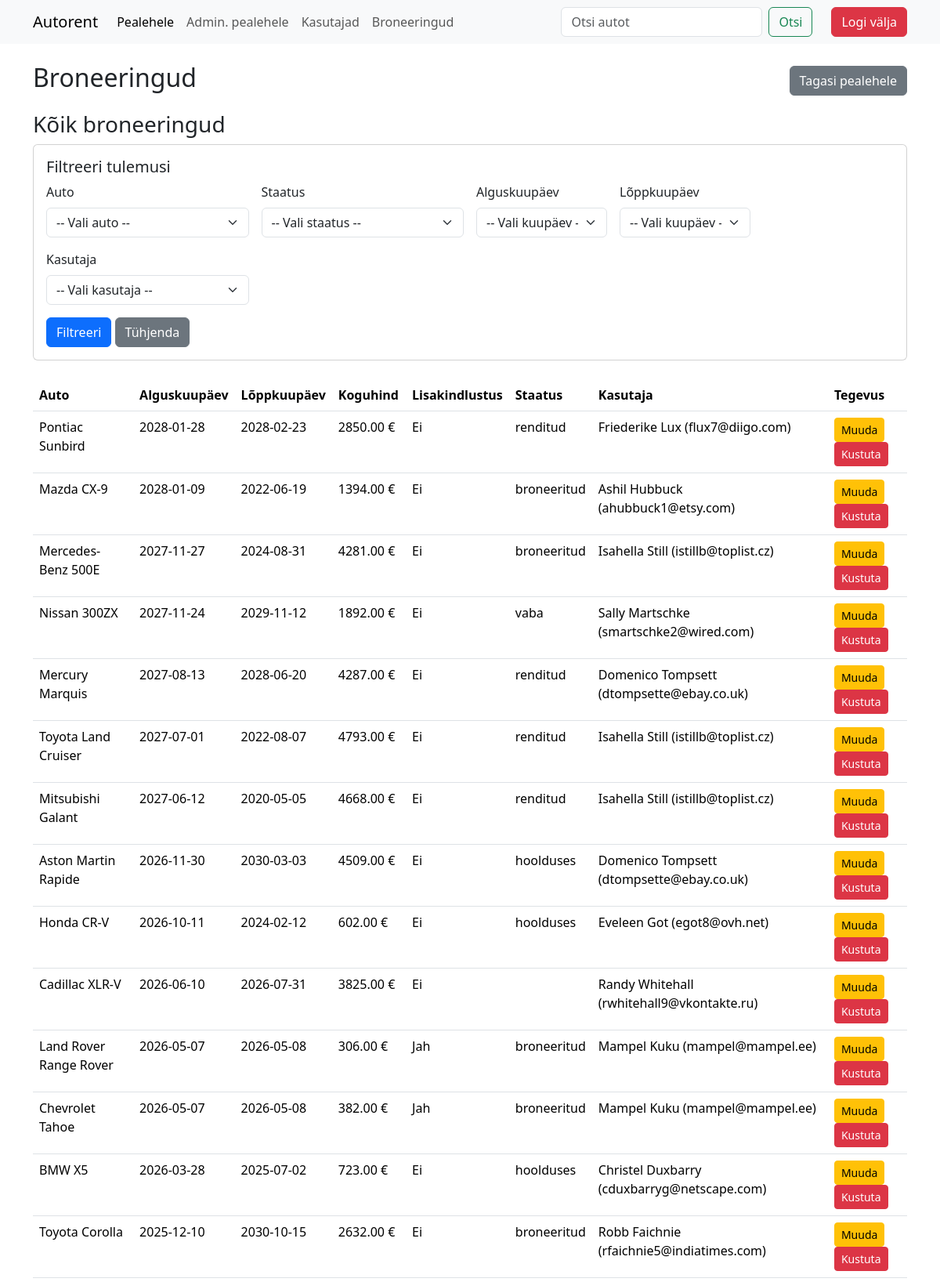
/admin/my_rentals.php (signed in, upper part), run on the app's committed database.
### tables this page shows
CREATE TABLE `reservations` (
  `id` int(11) NOT NULL,
  `user_id` int(11) NOT NULL,
  `car_id` int(11) NOT NULL,
  `start_date` date NOT NULL,
  `end_date` date NOT NULL,
  `insurance` enum('jah','ei') NOT NULL,
  `total_price` decimal(10,2) NOT NULL,
  `status` enum('vaba','broneeritud','renditud','hoolduses') DEFAULT 'vaba',
  `created_at` timestamp NULL DEFAULT current_timestamp(),
  `lisakindlustus` enum('jah','ei') NOT NULL DEFAULT 'ei'
);

CREATE TABLE `cars` (
  `id` int(4) NOT NULL,
  `mark` varchar(255) NOT NULL,
  `model` varchar(255) NOT NULL,
  `engine` varchar(255) NOT NULL,
  `fuel` enum('bensiin','diisel','elekter','hübriid','gaas') NOT NULL,
  `price` int(4) NOT NULL,
  `image` varchar(255) NOT NULL,
  `year` year(4) NOT NULL,
  `transmission` enum('automaat','poolautomaat','manuaalne') NOT NULL,
  `seats` int(1) NOT NULL,
  `description` varchar(255) NOT NULL,
  `status` enum('vaba','broneeritud','rendidud','hoolduses') NOT NULL
);

CREATE TABLE `users` (
  `id` int(11) NOT NULL,
  `role` enum('administraator','kasutaja','lugeja') NOT NULL DEFAULT 'kasutaja',
  `first_name` varchar(50) NOT NULL,
  `last_name` varchar(50) NOT NULL,
  `email` varchar(100) NOT NULL,
  `phone` varchar(20) DEFAULT NULL,
  `password_hash` varchar(255) NOT NULL,
  `created_at` timestamp NULL DEFAULT current_timestamp()
);

### admin/my_rentals.php (the view, shortened to what this page needs)
<?php include('../config.php'); ?>
<?php include('../header.php'); ?>
<div class="container">
    <div class="d-flex justify-content-between align-items-center mb-3">
        <h2>Broneeringud</h2>
        <a href="<?php echo ($_SESSION['role'] === 'administraator') ? 'index.php' : '../index.php'; ?>" class="btn btn-secondary">Tagasi pealehele</a>
    </div>
    <?php
    if (!isset($_SESSION['tuvastamine'])) {
        echo '<div class="alert alert-warning">Palun logi sisse, et näha oma renditud autosid.</div>';
    } else {
        if ($_SESSION['role'] === 'administraator') {
            $pealkiri = 'Kõik broneeringud';
            $base_paring = "SELECT r.id, r.start_date, r.end_date, r.total_price, r.status, r.lisakindlustus, c.mark, c.model, u.email, u.first_name, u.last_name
                           FROM reservations r
                           JOIN cars c ON r.car_id = c.id
                           JOIN users u ON r.user_id = u.id";
        }
        $paring = $base_paring;
        $paring .= " ORDER BY r.start_date DESC";
        echo '<h3>' . $pealkiri . '</h3>';
        echo '<div class="card mb-4 p-3">
                <h5>Filtreeri tulemusi</h5>
                <form method="get" class="row g-3">
                    <div class="col-md-3">
                        <label for="car_filter" class="form-label">Auto</label>
                        <select class="form-select" id="car_filter" name="car_filter">
                            <option value="">-- Vali auto --</option>';
        echo '        </select>
                    </div>
                    <div class="col-md-3">
                        <label for="status_filter" class="form-label">Staatus</label>
                        <select class="form-select" id="status_filter" name="status_filter">
                            <option value="">-- Vali staatus --</option>';
        echo '        </select>
                    </div>
                    <div class="col-md-2">
                        <label for="start_date_filter" class="form-label">Alguskuupäev</label>
                        <select class="form-select" id="start_date_filter" name="start_date_filter">
                            <option value="">-- Vali kuupäev --</option>';
        echo '        </select>
                    </div>
                    <div class="col-md-2">
                        <label for="end_date_filter" class="form-label">Lõppkuupäev</label>
                        <select class="form-select" id="end_date_filter" name="end_date_filter">
                            <option value="">-- Vali kuupäev --</option>';
        echo '        </select>
                    </div>';
        if ($_SESSION['role'] === 'administraator') {
            echo '    <div class="col-md-3">
                        <label for="user_filter" class="form-label">Kasutaja</label>
                        <select class="form-select" id="user_filter" name="user_filter">
                            <option value="">-- Vali kasutaja --</option>';
            echo '        </select>
                    </div>';
        }
        echo '      <div class="col-12">
                        <button type="submit" class="btn btn-primary">Filtreeri</button>
                        <a href="my_rentals.php" class="btn btn-secondary">Tühjenda</a>
                    </div>
                </form>
            </div>';
        $valjund = mysqli_query($yhendus, $paring);
        if (mysqli_num_rows($valjund) > 0) {
            echo '<table class="table">
                    <thead>
                        <tr>
                            <th>Auto</th>
                            <th>Alguskuupäev</th>
                            <th>Lõppkuupäev</th>
                            <th>Koguhind</th>
                            <th>Lisakindlustus</th>
                            <th>Staatus</th>';
            if ($_SESSION['role'] === 'administraator') {
                echo '<th>Kasutaja</th>';
            }
            echo '          <th>Tegevus</th>
                        </tr>
                    </thead>
                    <tbody>';
            while ($rida = mysqli_fetch_assoc($valjund)) {
                echo '<tr>
                        <td>' . $rida['mark'] . ' ' . $rida['model'] . '</td>
                        <td>' . $rida['start_date'] . '</td>
                        <td>' . $rida['end_date'] . '</td>
                        <td>' . $rida['total_price'] . ' €</td>
                        <td>' . ($rida['lisakindlustus'] === 'jah' ? 'Jah' : 'Ei') . '</td>
                        <td>' . $rida['status'] . '</td>';
                if ($_SESSION['role'] === 'administraator') {
                    echo '<td>' . $rida['first_name'] . ' ' . $rida['last_name'] . ' (' . $rida['email'] . ')</td>';
                }
                echo '      <td>
                            <a href="muuda_broneering.php?id=' . $rida['id'] . '" class="btn btn-warning btn-sm">Muuda</a>
                            <a href="kustuta_broneering.php?delid=' . $rida['id'] . '" class="btn btn-danger btn-sm" onclick="return confirm(\'Kas oled kindel?\');">Kustuta</a>
                        </td>
                    </tr>';
            }
            echo '</tbody></table>';
        } else {
            echo '<div class="alert alert-info">Pole leitud ühtegi broneeringut vastavalt valitud filtritele.</div>';
        }
    }
    ?>
</div>
  </body>
</html>

### data on the page
reservations: car.mark "Pontiac", car.model "Sunbird", start_date "2028-01-28", end_date "2028-02-23", total_price "2850.00", lisakindlustus "Ei", status "renditud", user.first_name "Friederike", user.last_name "Lux", user.email "flux7@diigo.com"
reservations: car.mark "Mazda", car.model "CX-9", start_date "2028-01-09", end_date "2022-06-19", total_price "1394.00", lisakindlustus "Ei", status "broneeritud", user.first_name "Ashil", user.last_name "Hubbuck", user.email "ahubbuck1@etsy.com"
reservations: car.mark "Mercedes-Benz", car.model "500E", start_date "2027-11-27", end_date "2024-08-31", total_price "4281.00", lisakindlustus "Ei", status "broneeritud", user.first_name "Isahella", user.last_name "Still", user.email "istillb@toplist.cz"
reservations: car.mark "Nissan", car.model "300ZX", start_date "2027-11-24", end_date "2029-11-12", total_price "1892.00", lisakindlustus "Ei", status "vaba", user.first_name "Sally", user.last_name "Martschke", user.email "smartschke2@wired.com"
reservations: car.mark "Mercury", car.model "Marquis", start_date "2027-08-13", end_date "2028-06-20", total_price "4287.00", lisakindlustus "Ei", status "renditud", user.first_name "Domenico", user.last_name "Tompsett", user.email "dtompsette@ebay.co.uk"
reservations: car.mark "Toyota", car.model "Land Cruiser", start_date "2027-07-01", end_date "2022-08-07", total_price "4793.00", lisakindlustus "Ei", status "renditud", user.first_name "Isahella", user.last_name "Still", user.email "istillb@toplist.cz"
reservations: car.mark "Mitsubishi", car.model "Galant", start_date "2027-06-12", end_date "2020-05-05", total_price "4668.00", lisakindlustus "Ei", status "renditud", user.first_name "Isahella", user.last_name "Still", user.email "istillb@toplist.cz"
reservations: car.mark "Aston Martin", car.model "Rapide", start_date "2026-11-30", end_date "2030-03-03", total_price "4509.00", lisakindlustus "Ei", status "hoolduses", user.first_name "Domenico", user.last_name "Tompsett", user.email "dtompsette@ebay.co.uk"
reservations: car.mark "Honda", car.model "CR-V", start_date "2026-10-11", end_date "2024-02-12", total_price "602.00", lisakindlustus "Ei", status "hoolduses", user.first_name "Eveleen", user.last_name "Got", user.email "egot8@ovh.net"
reservations: car.mark "Cadillac", car.model "XLR-V", start_date "2026-06-10", end_date "2026-07-31", total_price "3825.00", lisakindlustus "Ei", user.first_name "Randy", user.last_name "Whitehall", user.email "rwhitehall9@vkontakte.ru"
reservations: car.mark "Land Rover", car.model "Range Rover", start_date "2026-05-07", end_date "2026-05-08", total_price "306.00", lisakindlustus "Jah", status "broneeritud", user.first_name "Mampel", user.last_name "Kuku", user.email "mampel@mampel.ee"
reservations: car.mark "Chevrolet", car.model "Tahoe", start_date "2026-05-07", end_date "2026-05-08", total_price "382.00", lisakindlustus "Jah", status "broneeritud", user.first_name "Mampel", user.last_name "Kuku", user.email "mampel@mampel.ee"
reservations: car.mark "BMW", car.model "X5", start_date "2026-03-28", end_date "2025-07-02", total_price "723.00", lisakindlustus "Ei", status "hoolduses", user.first_name "Christel", user.last_name "Duxbarry", user.email "cduxbarryg@netscape.com"
reservations: car.mark "Toyota", car.model "Corolla", start_date "2025-12-10", end_date "2030-10-15", total_price "2632.00", lisakindlustus "Ei", status "broneeritud", user.first_name "Robb", user.last_name "Faichnie", user.email "rfaichnie5@indiatimes.com"

### other printed values
$reservationsLabel "Broneeringud"
$pealkiri "Kõik broneeringud"
